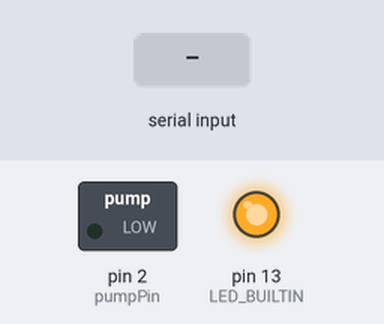
Bench run of a sketch on a simulated Arduino Uno, built with avr-gcc and run on an emulated ATmega328P. On the bench: switched loads named in the sketch (green lamp = pin HIGH), output pins drawn as LEDs (lit = HIGH). Inputs (shaded band) come from the test bench.

Above: at 0.1 s.
At 4.2 s:
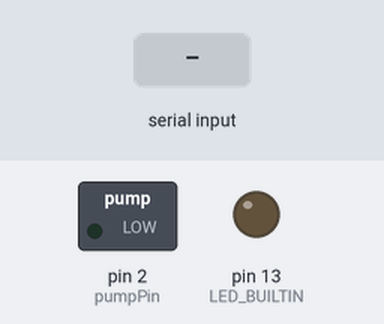
4.3 s: byte 1 (1) received over Serial
At 5.0 s:
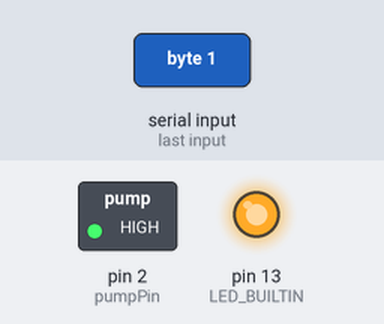
Timing chart, 0 to 7.3 s (numbered marks = the images above; inputs shaded):
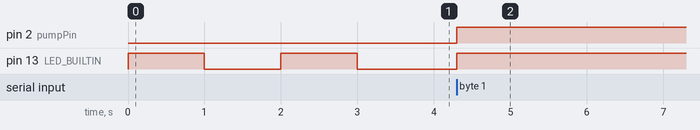

Measured:
- after the input at 4.3 s, pin 2 (pumpPin), pin 13 (LED_BUILTIN): LOW → HIGH at once

The sketch:

pumpDriver.ino
```cpp
const int pumpPin = 2;
volatile int timePump = 0;
volatile int srlHolder;

void setup() {
 pinMode(LED_BUILTIN,OUTPUT);
 pinMode(pumpPin,OUTPUT);
 Serial.begin(9600);

blinkNow();
}

void loop() {
 while (Serial) {
  srlHolder = Serial.read();
  if (srlHolder == 1)//straight switch on; lights LED to show on
  {
   digitalWrite(LED_BUILTIN,HIGH);
   digitalWrite(pumpPin,HIGH);
   timePump = millis();
    }
  else if (srlHolder == 0)//straight switch off; switches LED off
  {
   digitalWrite(pumpPin,LOW);
   digitalWrite(LED_BUILTIN,LOW);
   timePump = 0;
  }
 /* else if ((millis() - timePump) >= 60000 && (millis() - timePump) < 600000)//failsafe. If no off-signal is received, defaults to off after 60 seconds
  {
   digitalWrite(pumpPin,LOW);
   digitalWrite(LED_BUILTIN,LOW);
   timePump = 0;
  }*/
 }
while (!Serial) {
  blinkNow();
}
}


void blinkNow() {
 digitalWrite(LED_BUILTIN, HIGH);
 delay(1000);
 digitalWrite(LED_BUILTIN, LOW);
 delay(1000);
 digitalWrite(LED_BUILTIN, HIGH);
 delay(1000);
 digitalWrite(LED_BUILTIN, LOW);
}
```
